Frame 1 (no input): blank canvas, image omitted
Frame 60 (no input): blank canvas, image omitted
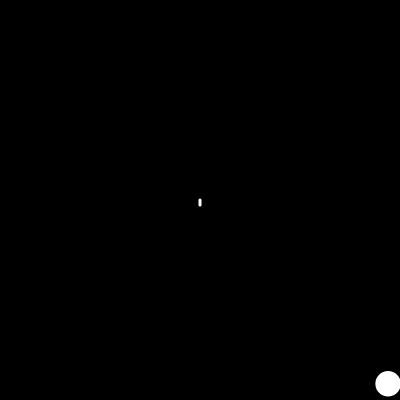
Frame 120 (the mouse pressed at the canvas centre since frame 60)

The p5.js sketch whose frames 1 and 60 were blank and that drew this single picture after the mouse press (run headless with seeded random() and noise() and a simulated clock; from frame 60 on, the mouse is pressed at the canvas centre):

// p5.js sketch
// ── sketch.js
var ship;
var bullets = [];
var asteroids = [];
var difficulty = 0.01;
var score = 0;

class Asteroid {
  constructor(_pos, _vel) {
    this.pos = _pos;
    this.vel = _vel;
    this.radius = random(10, 40);
  }
  show() {
    circle(this.pos.x, this.pos.y, this.radius);
  }
  move() {
    this.pos.add(this.vel);
  }
  death() {
    if (asteroids.length > 100) {
      asteroids.shift();
    }
  }
  bulletCollision(id) {
    for (let i = 0; i < bullets.length; i++) {
      if (this.pos.copy().dist(bullets[i].pos.copy()) < this.radius + bullets[i].radius) {
        asteroids.splice(id, 1);
        bullets.splice(i,1);
        score++;
        if(score % 100){
          difficulty += 0.01;
        }
      }
    }
  }
}


class Bullet {
  constructor(_pos, _vel) {
    this.pos = _pos;
    this.vel = _vel;
    this.timer = millis();
    this.radius = 3;
  }
  show() {
    circle(this.pos.x, this.pos.y, this.radius * 2);
  }
  move() {
    this.pos.add(this.vel);
  }
  death() {
    if (millis() - this.timer > 5000) {
      bullets.shift();
    }
  }
}

class Ship {
  constructor(_pos, _vel, _theta) {
    this.pos = _pos;
    this.vel = _vel;
    this.theta = _theta;
  }
  show() {
    stroke(255);
    strokeWeight(3);
    let x1 = this.pos.x;
    let y1 = this.pos.y;
    let x2 = this.pos.x + 5 * this.vel.copy().normalize().x;
    let y2 = this.pos.y + 5 * this.vel.copy().normalize().y;
    line(x1, y1, x2, y2);
  }

  rotate() {
    if (keyIsDown(74)) {
      this.theta -= 0.005;
      this.vel.rotate(this.theta);
    }
    if (keyIsDown(76)) {
      this.theta += 0.005;
      this.vel.rotate(this.theta);
    }
  }
}


function setup() {
  createCanvas(400, 400);
  let p = createVector(width / 2, height / 2);
  let v = createVector(0, 0.001);
  let t = 0.0;
  ship = new Ship(p, v, t);
}

function draw() {
  background(0);
  ship.show();
  ship.rotate();
  for (let i = 0; i < bullets.length; i++) {
    bullets[i].show();
    bullets[i].move();
    bullets[i].death();
  }
  if (random(0, 1) < difficulty) {
    print("hope");
    let sign = -1 + 2 * floor(random(0, 2));
    let x = width / 2 + sign * random(width / 2, 100 + width / 2);
    sign = -1 + 2 * floor(random(0, 2));
    let y = height / 2 + sign * random(height / 2, 100 + height / 2);
    let p = createVector(x, y);
    print(p);
    // let p = createVector(100,100);
    let d = createVector(random(0, width), random(0, height));
    // let v = p.copy().sub(d.copy()).normalize();
    let v = d.copy().sub(p.copy()).normalize();
    asteroids.push(new Asteroid(p, v));
  }
  for (let i = 0; i < asteroids.length; i++) {
    asteroids[i].show();
    asteroids[i].move();
    asteroids[i].death();
    asteroids[i].bulletCollision(i);
  }
}

function keyPressed() {
  if (key == 'i') {
    let p = ship.pos.copy().add(ship.vel.copy());
    let v = ship.vel.copy().normalize();
    bullets.push(new Bullet(p, v));
  }
} 
